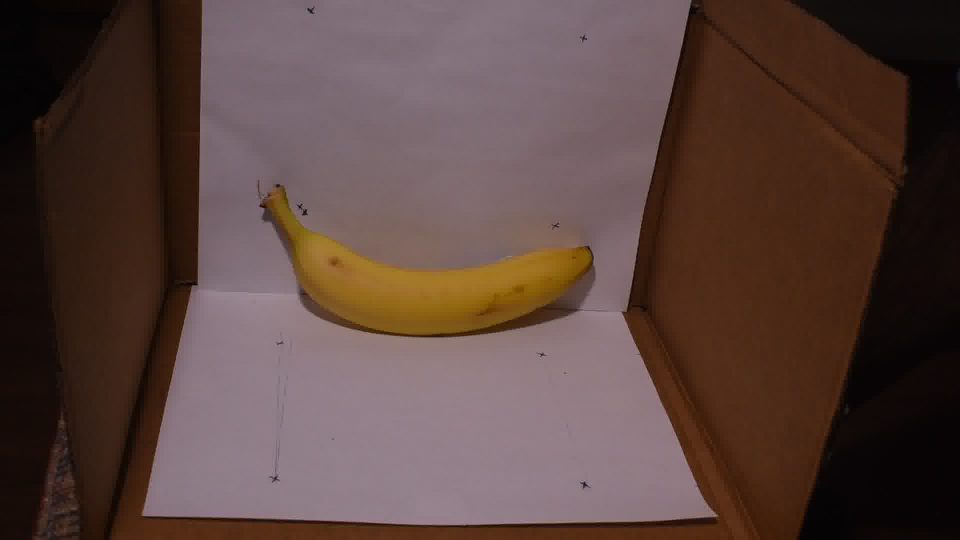
#> input picture custom-data-dump/banana/seq-1/ffmpeg_586.jpg, 1920 x 1080 px (shown at 1/2 size); its folder holds 4 pictures in this run
$ jupyter execute --allow-errors q2-banana.ipynb   (shell and % lines are left out)   (Python 2 division)
#> lines starting #> are read from the running program, lines starting #| are printed output that depends on the picture
[cell 1]
import numpy as np
import cv2
import matplotlib.pyplot as plt
import os

[cell 2]
# load frogge files
# start from the 12th frame

img_root = './custom-data-dump/banana/seq-1/'
files = os.listdir(img_root)
files.sort()
# files = files[11:]
files = [f for f in files if 'jpg' in f]

images = []
for fl in files :
    im = cv2.imread(img_root + '/' + fl)
#> im is the input picture: shape (1080, 1920, 3); mean B, G, R 61.8, 67.1, 88.8
    im = cv2.cvtColor(im, cv2.COLOR_BGR2GRAY)
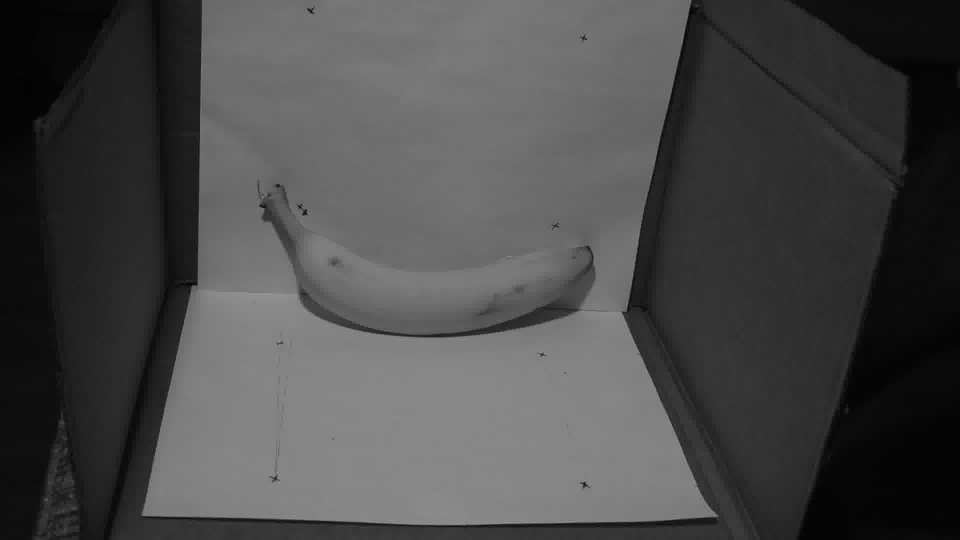
#> im: shape (1080, 1920) (shown at 1/2 size); min 1, max 166, mean 72.9
    images.append(im)
#> pass 2 of the loop `for fl in files :`:
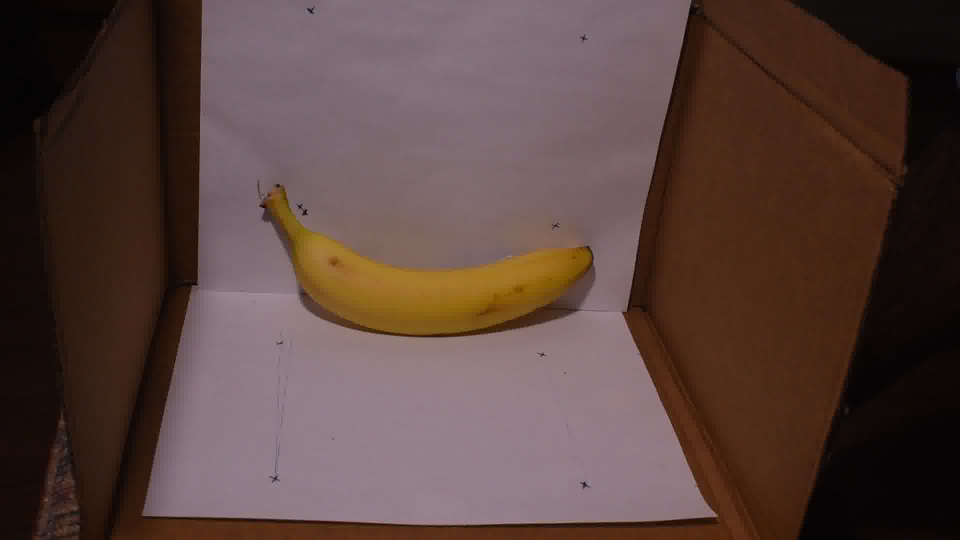
#> input picture custom-data-dump/banana/seq-1/ffmpeg_587.jpg, 1920 x 1080 px (shown at 1/2 size)
#> im is the input picture: shape (1080, 1920, 3); mean B, G, R 61.6, 66.6, 88.1
#> `im = cv2.cvtColor(im, cv2.COLOR_BGR2GRAY)`:
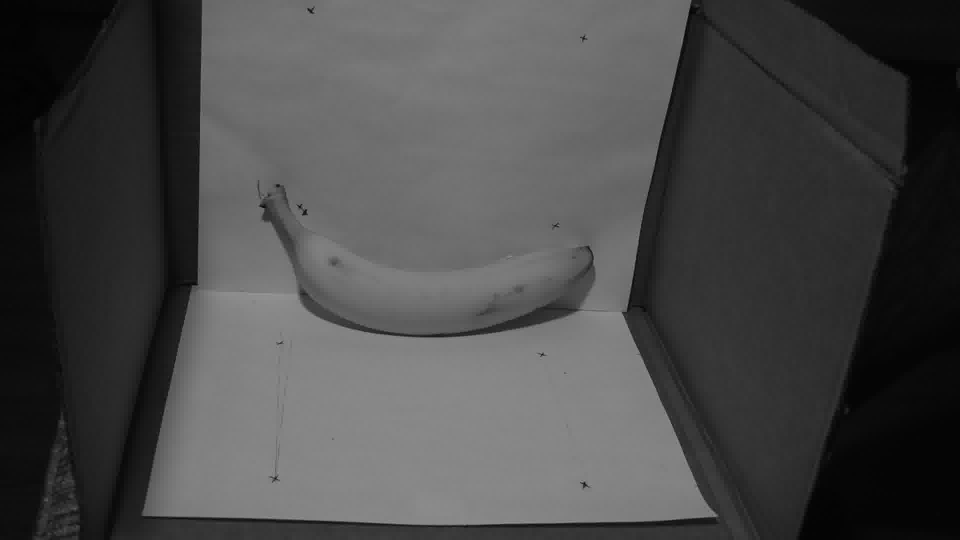
#> im: shape (1080, 1920) (shown at 1/2 size); min 1, max 163, mean 72.4
#> pass 3 of the loop `for fl in files :`:
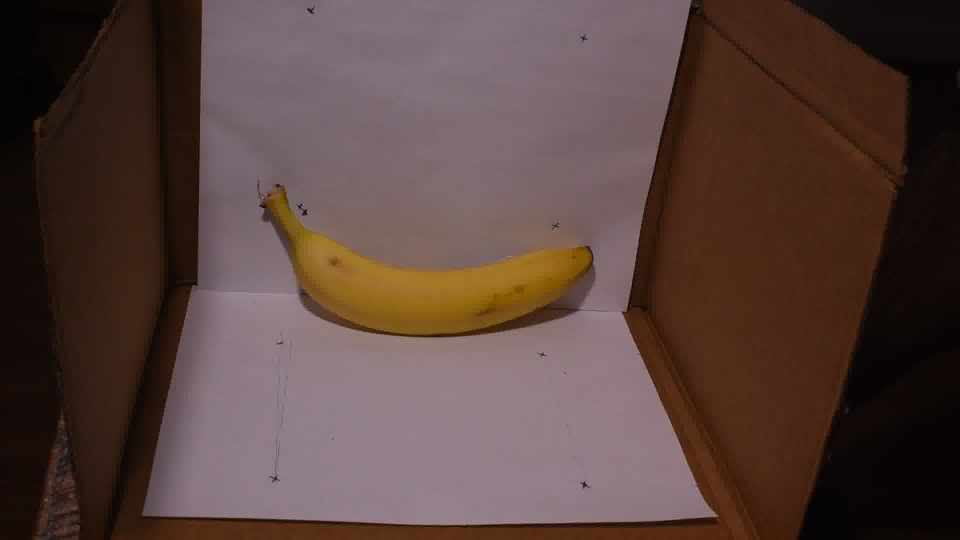
#> input picture custom-data-dump/banana/seq-1/ffmpeg_589.jpg, 1920 x 1080 px (shown at 1/2 size)
#> im is the input picture: shape (1080, 1920, 3); mean B, G, R 61.2, 66.2, 87.4
#> `im = cv2.cvtColor(im, cv2.COLOR_BGR2GRAY)`:
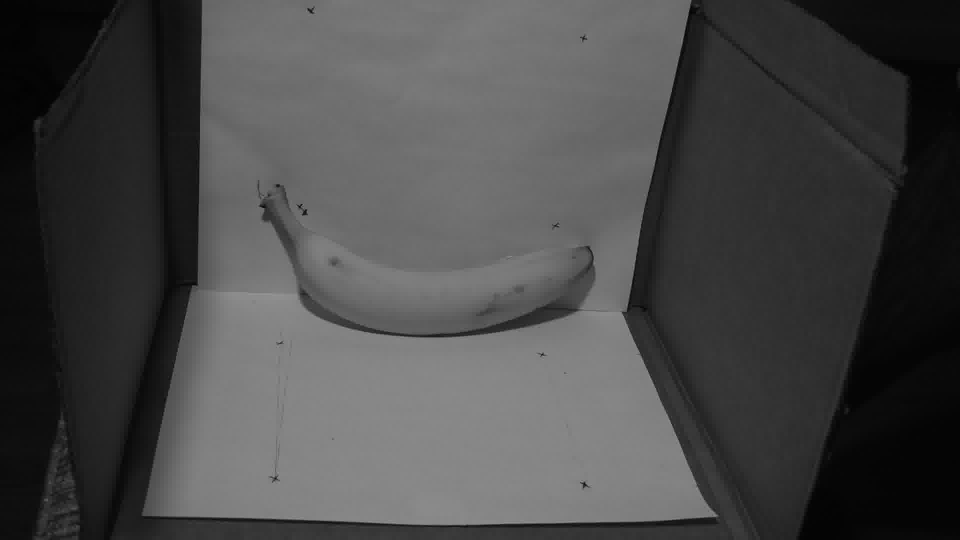
#> im: shape (1080, 1920) (shown at 1/2 size); min 1, max 157, mean 71.9
#> the loop made 4 passes; the first 3 are shown
images = np.array(images)

image_color = cv2.imread(img_root + '/' + files[0])
image_color = cv2.cvtColor(image_color, cv2.COLOR_BGR2RGB)

[cell 3]
def per_plane_shadow_edge_estimation2(I, offset_row, offset_col) :

    I_max = np.max(I,0)
    I_min = np.min(I,0)
    I_shadow = (I_max + I_min) / 2
    diff_image = np.zeros(I.shape)
    shadow_time = np.zeros(I_shadow.shape)
    for t in range(I.shape[0]) :
        diff_image[t] = I[t] - I_shadow
    line_params = np.zeros((3,I.shape[0]))
    pts_arr = []
    for t in range(diff_image.shape[0]) :
        pts = []
        for i in range(diff_image.shape[1]):
            cur_pt = []
            cur_neg_count = 0
            for j in range(diff_image.shape[2]-1):

                if diff_image[t][i][j] < 0 : cur_neg_count += 1
                else : cur_neg_count = 0

                if diff_image[t][i][j+1] >= 0 and diff_image[t][i][j] < 0 and cur_neg_count >= 25:
#                     pts.append([i+offset_row,j+offset_col,1])
                    cur_pt = [i+offset_row,j+offset_col,1]
                    break
            if cur_pt != [] : pts.append(cur_pt)
        if len(pts) == 0 : break
        pts = np.array(pts)
        _,_,vh = np.linalg.svd(pts)
        line_params[:,t] = vh[:,-1]
        pts_arr.append(pts)

    pts_arr = np.array(pts_arr)
    return line_params, pts_arr


# [26 lines left out: function per_pixel_shadow_time_estimate2, not called in this run]


# horizontal planar bounds
# plt.imshow(images[0,670:,200:820])
# vertical planar bounds
# plt.imshow(images[0,0:300,220:780])
I_hor_start_row, I_hor_end_row = 725, 925 #last is not inclusive
I_hor_start_col, I_hor_end_col = 475, 1200 #last is not inclusive
I_hor_start_frame, I_hor_end_frame = 15, 61

I_ver_start_row, I_ver_end_row = 100, 330 #last is not inclusive
I_ver_start_col, I_ver_end_col = 475, 1200 #last is not inclusive
I_ver_start_frame, I_ver_end_frame = 15, 61


I_horizontal = images[I_hor_start_frame:I_hor_end_frame,
                      I_hor_start_row:I_hor_end_row,
                      I_hor_start_col:I_hor_end_col]

I_vertical = images[I_ver_start_frame:I_ver_end_frame,
                    I_ver_start_row:I_ver_end_row,
                    I_ver_start_col:I_ver_end_col]

#> (the rest of this cell did not finish here and is left out)

#> (a cell that did not finish here is left out)

[cell 5]
### INTRINSIC AND EXTRINSIC CALIBRATION
from src.cp_hw6 import pixel2ray
# load intrinsic and extrinsic params
intrinsics = np.load('custom-data-dump/calib-dec11/intrinsic_calib.npz')
#> (reads intrinsic_calib.npz from the repository)
extrinsics = np.load('custom-data-dump/banana/seq-1/extrinsic_calib.npz')
#> (reads extrinsic_calib.npz from the repository)
R_h,t_h = extrinsics['rmat_h'], extrinsics['tvec_h']
R_v,t_v = extrinsics['rmat_v'], extrinsics['tvec_v']
K = intrinsics['mtx']
distortion = intrinsics['dist']

[cell 6]
# [35 lines left out: functions ray_plane_intersection, get_3dpt_from_2dpt, not called in this run]

[cell 7]
# collecting 3D points (Calibrating shadow lines)

P1_array, P2_array = [], []

#> (the rest of this cell did not finish here and is left out)

[cell 8]
# [20 lines left out: functions get_shadow_plane, get_3d_point_on_shadow_plane, not called in this run]

[cell 9]
# Calibrating Shadow planes
n_array = []
S_array = []
for t in range(len(P1_array)) :
    _, n_norm = get_shadow_plane(P1_array[t],P2_array[t],P3_array[t],P4_array[t])
    n_array.append(n_norm)
    S_array.append({'P1' : P1_array[t], 'n_norm' : n_norm})
n_array = np.array(n_array)

[cell 10]
### RECONSTRUCTION

rectangle_bounds_col = [520,1190] #790]#815]
rectangle_bounds_row = [350,666]#630]
P_array = []
p_color_array = []
#> (the rest of this cell did not finish here and is left out)

#> (a cell that did not finish here is left out)

[cell 12]

fig = plt.figure()
ax = fig.add_subplot(projection='3d')
#> (the rest of this cell did not finish here and is left out)

[cell 13]
frame_no = 40
plt.figure()
#> (the rest of this cell did not finish here and is left out)

#> (a cell that did not finish here is left out)

#> (a cell that did not finish here is left out)

#> (a cell that did not finish here is left out)

#> (a cell that did not finish here is left out)

[cell 18]
I = images.copy()
I_max = np.max(I,0)
I_min = np.min(I,0)
I_shadow = (I_max + I_min) / 2
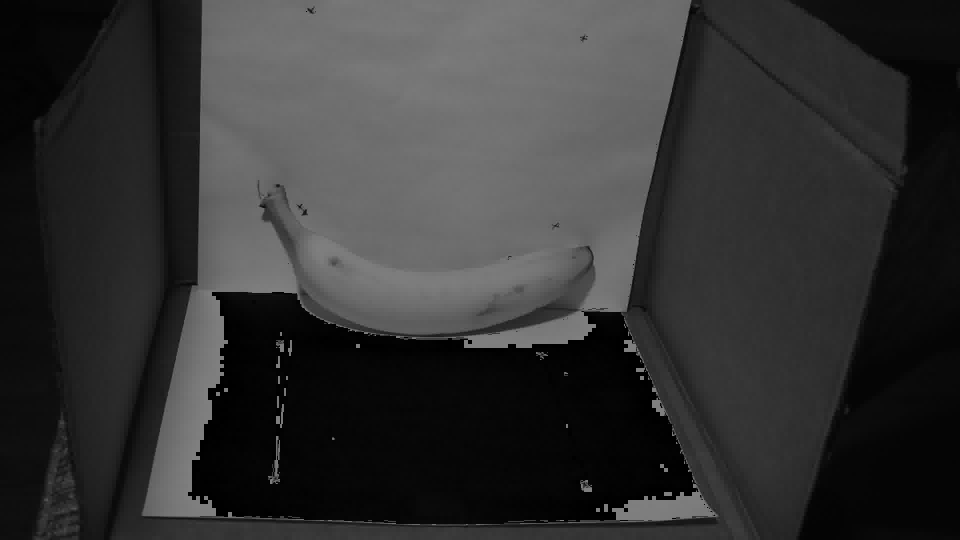
#> I_shadow: shape (1080, 1920) (shown at 1/2 size); min 0, max 127, mean 50.8
diff_image = np.zeros(I.shape)
shadow_time = np.zeros(I_shadow.shape)
for t in range(I.shape[0]) :
    diff_image[t] = I[t] - I_shadow
